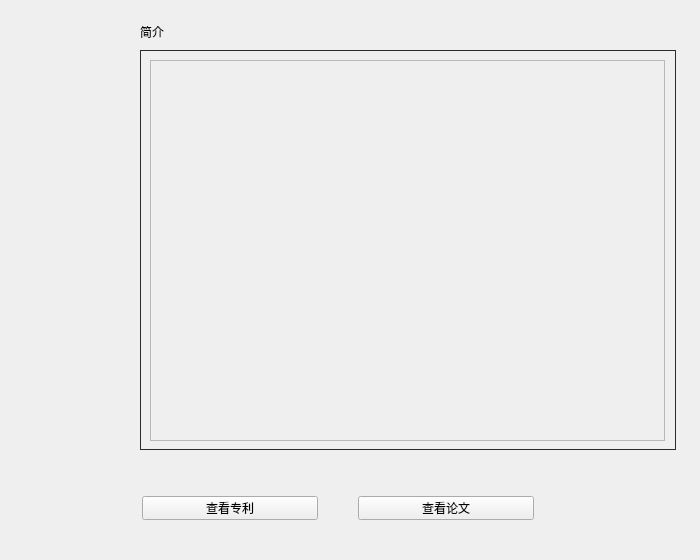
<?xml version="1.0" encoding="UTF-8"?>
<ui version="4.0">
 <class>UnitTeachingIntro</class>
 <widget class="qMRMLWidget" name="UnitTeachingIntro">
  <property name="geometry">
   <rect>
    <x>0</x>
    <y>0</y>
    <width>700</width>
    <height>560</height>
   </rect>
  </property>
  <property name="minimumSize">
   <size>
    <width>200</width>
    <height>0</height>
   </size>
  </property>
  <property name="maximumSize">
   <size>
    <width>2002222</width>
    <height>16777215</height>
   </size>
  </property>
  <property name="styleSheet">
   <string notr="true"/>
  </property>
  <layout class="QHBoxLayout" name="horizontalLayout">
   <property name="spacing">
    <number>0</number>
   </property>
   <property name="leftMargin">
    <number>0</number>
   </property>
   <property name="topMargin">
    <number>0</number>
   </property>
   <property name="rightMargin">
    <number>0</number>
   </property>
   <property name="bottomMargin">
    <number>0</number>
   </property>
   <item>
    <widget class="QWidget" name="UnitTeachingIntro2" native="true">
     <property name="styleSheet">
      <string notr="true"/>
     </property>
     <widget class="QLabel" name="lblPic">
      <property name="geometry">
       <rect>
        <x>24</x>
        <y>24</y>
        <width>100</width>
        <height>140</height>
       </rect>
      </property>
      <property name="text">
       <string/>
      </property>
     </widget>
     <widget class="QLabel" name="lblName">
      <property name="geometry">
       <rect>
        <x>20</x>
        <y>176</y>
        <width>100</width>
        <height>21</height>
       </rect>
      </property>
      <property name="styleSheet">
       <string notr="true">font:20px;</string>
      </property>
      <property name="text">
       <string/>
      </property>
      <property name="alignment">
       <set>Qt::AlignCenter</set>
      </property>
     </widget>
     <widget class="QLabel" name="label">
      <property name="geometry">
       <rect>
        <x>140</x>
        <y>24</y>
        <width>54</width>
        <height>15</height>
       </rect>
      </property>
      <property name="text">
       <string>简介</string>
      </property>
     </widget>
     <widget class="QLabel" name="label_2">
      <property name="geometry">
       <rect>
        <x>140</x>
        <y>50</y>
        <width>536</width>
        <height>400</height>
       </rect>
      </property>
      <property name="styleSheet">
       <string notr="true">border: 1px solid #2B2B2B;</string>
      </property>
      <property name="text">
       <string/>
      </property>
     </widget>
     <widget class="QScrollArea" name="scrollArea">
      <property name="geometry">
       <rect>
        <x>150</x>
        <y>60</y>
        <width>515</width>
        <height>381</height>
       </rect>
      </property>
      <property name="widgetResizable">
       <bool>true</bool>
      </property>
      <widget class="QWidget" name="scrollAreaWidgetContents">
       <property name="geometry">
        <rect>
         <x>0</x>
         <y>0</y>
         <width>513</width>
         <height>379</height>
        </rect>
       </property>
       <layout class="QVBoxLayout" name="verticalLayout_2">
        <property name="spacing">
         <number>0</number>
        </property>
        <property name="leftMargin">
         <number>0</number>
        </property>
        <property name="topMargin">
         <number>0</number>
        </property>
        <property name="rightMargin">
         <number>0</number>
        </property>
        <property name="bottomMargin">
         <number>0</number>
        </property>
        <item>
         <widget class="QLabel" name="lblContent">
          <property name="text">
           <string/>
          </property>
          <property name="wordWrap">
           <bool>true</bool>
          </property>
         </widget>
        </item>
       </layout>
      </widget>
     </widget>
     <widget class="QPushButton" name="btnPatent">
      <property name="geometry">
       <rect>
        <x>142</x>
        <y>496</y>
        <width>176</width>
        <height>24</height>
       </rect>
      </property>
      <property name="text">
       <string>查看专利</string>
      </property>
     </widget>
     <widget class="QPushButton" name="btnThesis">
      <property name="geometry">
       <rect>
        <x>358</x>
        <y>496</y>
        <width>176</width>
        <height>24</height>
       </rect>
      </property>
      <property name="text">
       <string>查看论文</string>
      </property>
     </widget>
    </widget>
   </item>
  </layout>
 </widget>
 <customwidgets>
  <customwidget>
   <class>qMRMLWidget</class>
   <extends>QWidget</extends>
   <header>qMRMLWidget.h</header>
   <container>1</container>
  </customwidget>
 </customwidgets>
 <resources/>
 <connections/>
</ui>
